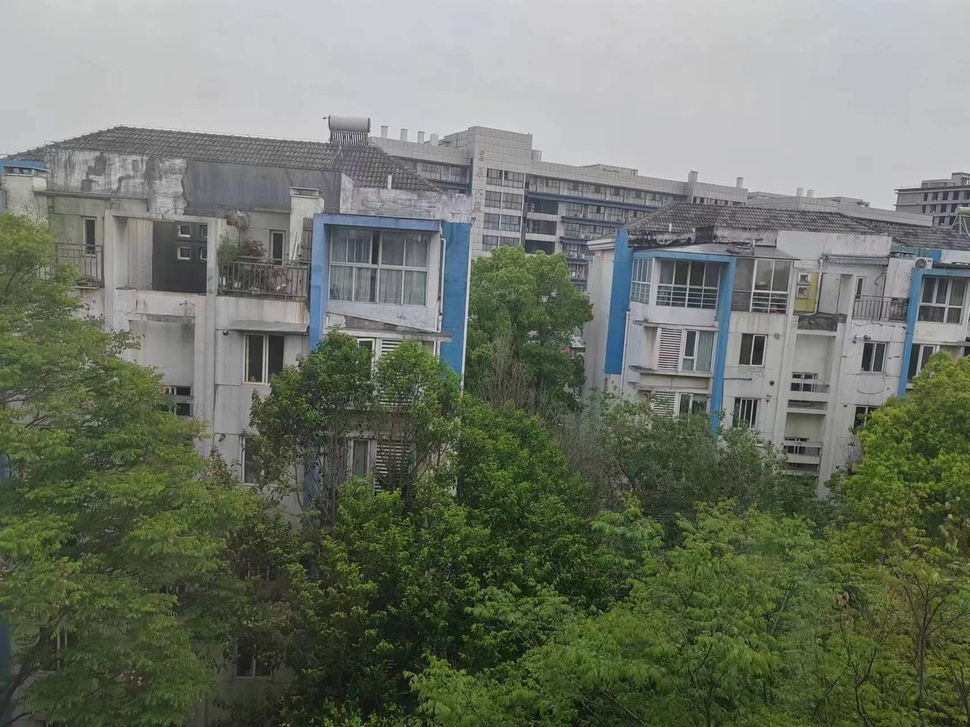
#> input picture 计算机视觉实践-练习4/imgdata/img01.jpg, 970 x 727 px, shrunk from 1706 x 1279 before the run
$ python main.py
#> lines starting #> are read from the running program, lines starting #| are printed output that depends on the picture
import os
import cv2
import numpy as np
from datetime import datetime

# 加载两幅图像
image1 = cv2.imread('./imgdata/img01.jpg')
#> image1 is the input picture: shape (727, 970, 3); mean B, G, R 102.9, 116.8, 110.3
image2 = cv2.imread('./imgdata/img02.jpg')
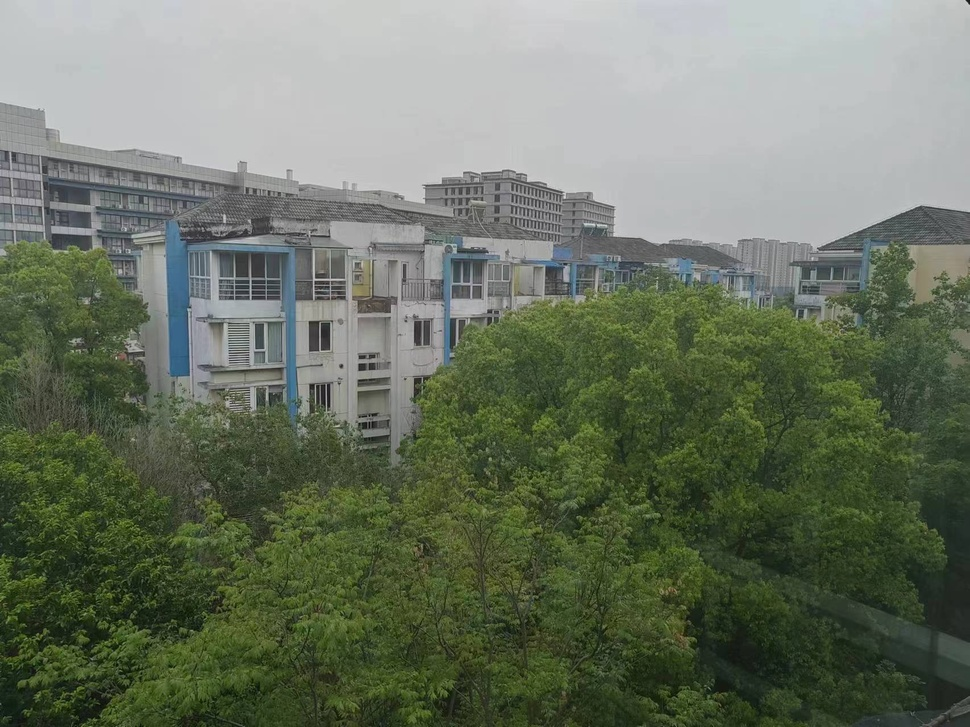
#> input picture 计算机视觉实践-练习4/imgdata/img02.jpg, 970 x 727 px, shrunk from 1706 x 1279 before the run
#> image2 is the input picture: shape (727, 970, 3); mean B, G, R 98.8, 116.2, 107.3

# 转换为灰度图
gray1 = cv2.cvtColor(image1, cv2.COLOR_BGR2GRAY)
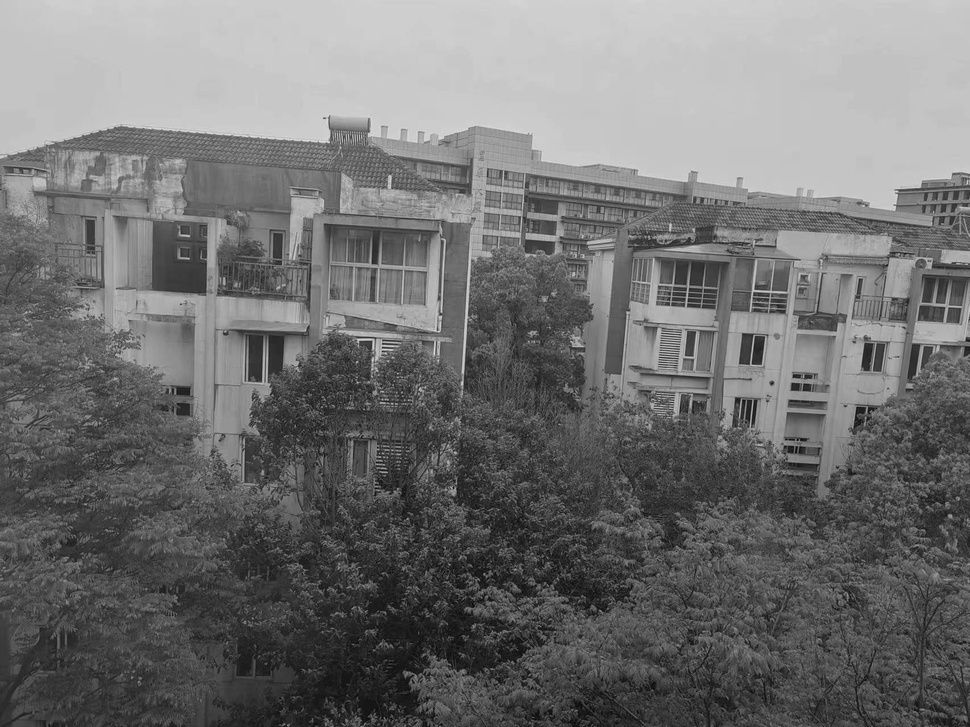
#> gray1: shape (727, 970); min 6, max 229, mean 113.2
gray2 = cv2.cvtColor(image2, cv2.COLOR_BGR2GRAY)
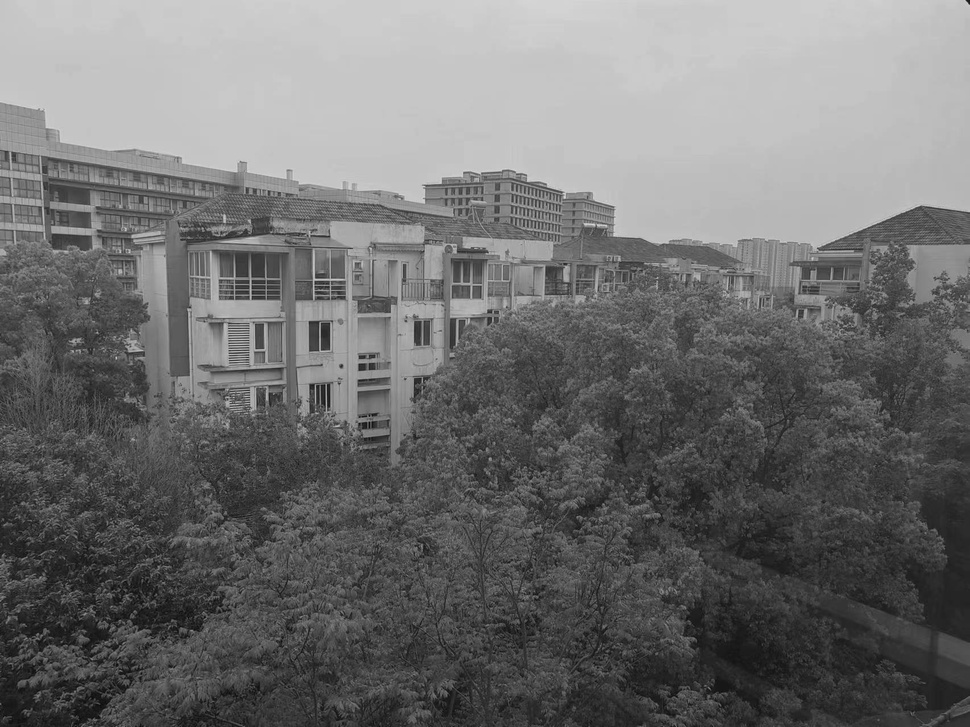
#> gray2: shape (727, 970); min 7, max 218, mean 111.6

# 初始化ORB检测器
orb = cv2.ORB_create()

# 找到关键点和描述符
keypoints1, descriptors1 = orb.detectAndCompute(gray1, None)
#> keypoints1 = 500 keypoints; strongest (x, y, size): (755, 288, 31), (370, 342, 31), (360, 341, 31), (358, 339, 31)
keypoints2, descriptors2 = orb.detectAndCompute(gray2, None)
#> keypoints2 = 500 keypoints; strongest (x, y, size): (316, 277, 31), (248, 297, 31), (248, 282, 31), (248, 286, 31)

# 初始化暴力匹配器
matcher = cv2.BFMatcher(cv2.NORM_HAMMING, crossCheck=True)

# 匹配描述符
matches = matcher.match(descriptors1, descriptors2)
#> matches = 206 matches

# 根据匹配的分数排序
matches = sorted(matches, key=lambda x: x.distance)

# 选择匹配分数最高的点对
matches_subset = matches[:10]
#> matches_subset = 10 matches

# 提取匹配点的坐标
points_src = np.zeros((len(matches_subset), 2))
#> points_src = [[0, 0], [0, 0], [0, 0], [0, 0], [0, 0], [0, 0], [0, 0], [0, 0], [0, 0], [0, 0]]
points_dst = np.zeros((len(matches_subset), 2))
#> points_dst has the same summary as points_src

for i, match in enumerate(matches_subset):
    points_src[i] = keypoints1[match.queryIdx].pt
    points_dst[i] = keypoints2[match.trainIdx].pt
#> this loop made 10 passes
#> after the loop, points_dst = [[219, 296.1], [221, 295.6], [309.6, 349.2], [256.3, 324], [415.5, 378.2], [322.8, 349.2], [255.6, 346.8], [220.3, 298.1], [361.3, 379.2], [219.6, 298.8]]; points_src = [[656.9, 301.1], [659.9, 301.6], [739.2, 361.2], [688.3, 331.2], [857, 406.1], [753.6, 363.6], [685.2, 352.8], [656.6, 302.4], [795.5, 401.3], [656.4, 303.6]]

# 将点转换为np.float32类型，因为findHomography需要这个类型
points_src = np.float32(points_src)
points_dst = np.float32(points_dst)

# 使用RANSAC算法计算单应性变换矩阵
homography, _ = cv2.findHomography(points_src, points_dst, cv2.RANSAC)
#> homography = [[2.46, 0.129, -1221.2], [0.393, 1.81, -221.8], [0.00179, -0.000682, 1]]

# 打印单应性变换矩阵
print("单应性变换矩阵:\n", homography)
#| 单应性变换矩阵:
#|  [[ 2.45662206e+00  1.28964532e-01 -1.22119711e+03]
#|  [ 3.93025143e-01  1.81343797e+00 -2.21812491e+02]
#|  [ 1.78537996e-03 -6.82406667e-04  1.00000000e+00]]

# 确保transform_result目录存在
output_dir = 'transform_result'
if not os.path.exists(output_dir):
    os.makedirs(output_dir)

# 使用单应性变换矩阵将原始图像映射到目标图像上
warped_image = cv2.warpPerspective(image1, homography, (image2.shape[1], image2.shape[0]))
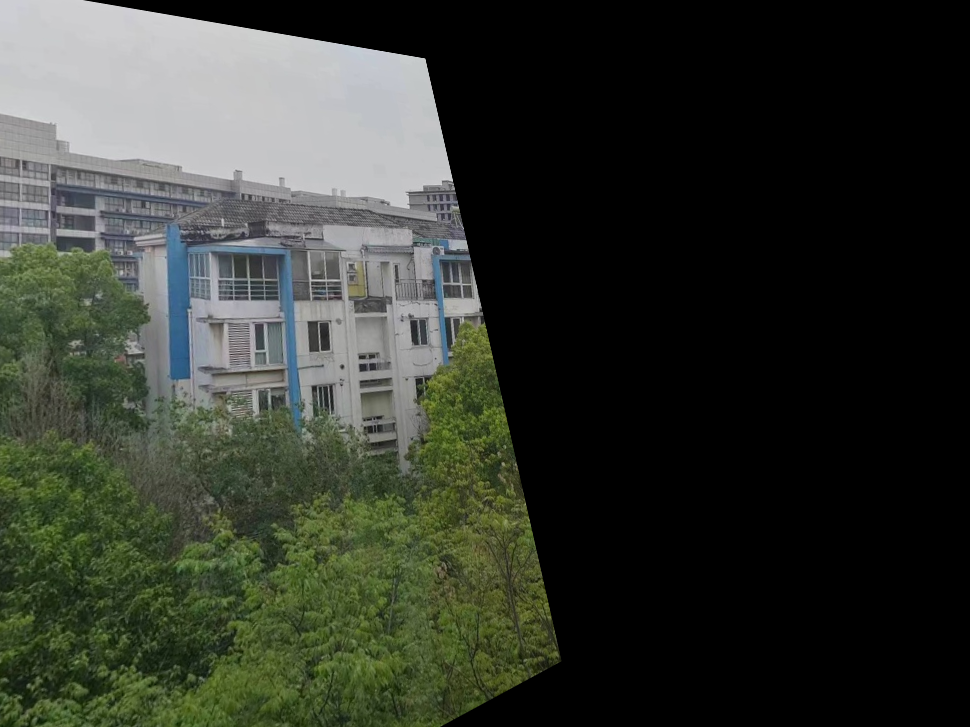
#> warped_image: shape (727, 970, 3); mean B, G, R 47, 55.6, 51.4

# 获取当前时间戳，格式为 YYYYMMDD_HHMMSS_ffffff
timestamp = datetime.now().strftime('%Y%m%d_%H%M%S_%f')[:-3]

# 生成唯一的文件名，例如：20230401_153045_123456.jpg
filename = f'transformed_image_{timestamp}.jpg'

# 保存路径
output_path = os.path.join(output_dir, filename)

# 显示原始图像和变换后的图像
cv2.imshow('Original Image', image1)
cv2.imshow('Warped Image', warped_image)
cv2.waitKey(0)
cv2.destroyAllWindows()

# 保存变换后的图像
cv2.imwrite(output_path, warped_image)
print(f'Warped image saved as: {output_path}')
